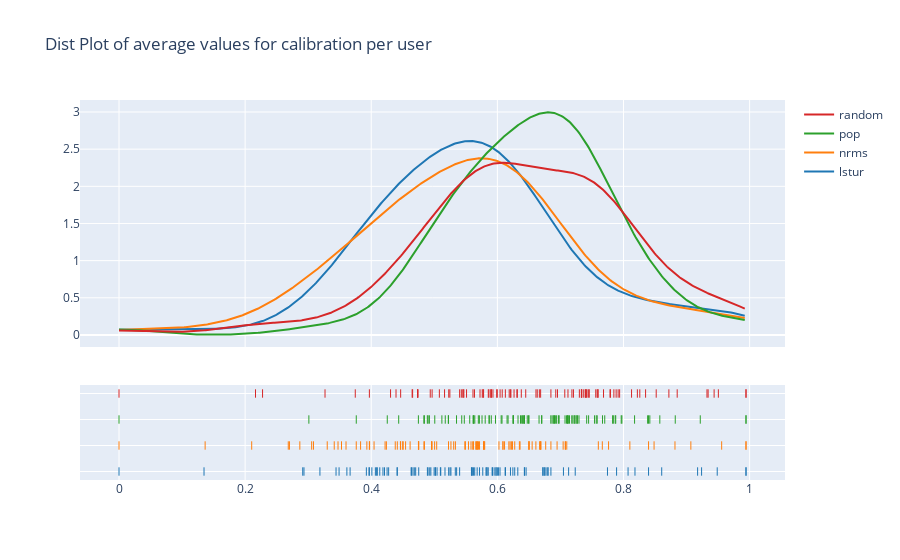
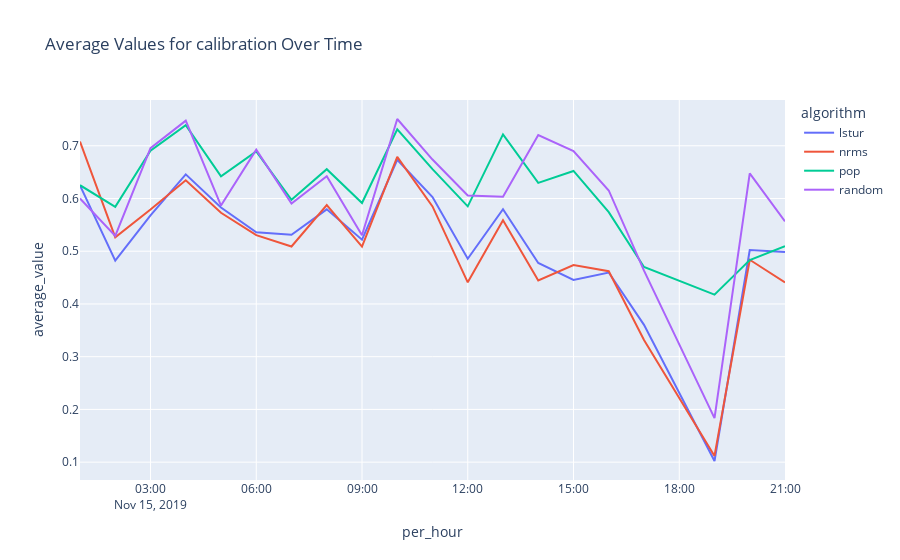

Notebook code for these charts, in order:
### Code cell
visualize_metric(predictions, metric, algorithms)

### Figure 1 — Plotly figure (JSON) as saved in the notebook; plotly's stock layout.template omitted (floating-point values rounded to 4 significant figures; data arrays with more than 128 entries replaced by an {"elided": "..."} marker saying what was removed)
{"data": [{"legendgroup": "lstur", "marker": {"color": "rgb(31, 119, 180)"}, "mode": "lines", "name": "lstur", "showlegend": true, "type": "scatter", "x": {"elided": "500 float values"}, "xaxis": "x", "y": {"elided": "500 float values"}, "yaxis": "y"}, {"legendgroup": "nrms", "marker": {"color": "rgb(255, 127, 14)"}, "mode": "lines", "name": "nrms", "showlegend": true, "type": "scatter", "x": {"elided": "500 float values"}, "xaxis": "x", "y": {"elided": "500 float values"}, "yaxis": "y"}, {"legendgroup": "pop", "marker": {"color": "rgb(44, 160, 44)"}, "mode": "lines", "name": "pop", "showlegend": true, "type": "scatter", "x": {"elided": "500 float values"}, "xaxis": "x", "y": {"elided": "500 float values"}, "yaxis": "y"}, {"legendgroup": "random", "marker": {"color": "rgb(214, 39, 40)"}, "mode": "lines", "name": "random", "showlegend": true, "type": "scatter", "x": {"elided": "500 float values"}, "xaxis": "x", "y": {"elided": "500 float values"}, "yaxis": "y"}, {"legendgroup": "lstur", "marker": {"color": "rgb(31, 119, 180)", "symbol": "line-ns-open"}, "mode": "markers", "name": "lstur", "showlegend": false, "type": "scatter", "x": [0.4632, 0.502, 0.2933, 0.5641, 0.6743, 0.5769, 0.401, 0.6799, 0.3665, 0.6725, 0.5103, 0.4945, 0.6431, 0.1348, 0.7746, 0.421, 0.6752, 0.397, 0.5589, 0.6124, 0.672, 0.6129, 0.6208, 0.4251, 0.5917, 0.9486, 0.489, 0.2913, 0.4066, 0.5015, 0.5595, 0.4135, 0.4096, 0.5096, 0.6804, 0.5228, 0.5717, 0.4086, 0.6275, 0.4683, 0.4276, 0.6324, 0.6, 0.5354, 0.4753, 0.9943, 0.4412, 0.789, 0.3186, 0.6456, 0, 0.5835, 0.7048, 0.7235, 0.6428, 0.4705, 0.6042, 0.8398, 0.5169, 0.8073, 0.5264, 0.5044, 0.4186, 0.582, 0.8182, 0.5622, 0.5949, 0.6017, 0.5333, 0.713, 0.5402, 0.9943, 0.5855, 0.5603, 0.4411, 0.5834, 0.4662, 0.4997, 0.4901, 0.568, 0.3923, 0.464, 0.6246, 0.9239, 0.6849, 0.9175, 0.3965, 0.3442, 0.349, 0.598, 0.5249, 0.3614, 0.8606, 0.5923, 0.5978, 0.6772, 0.4927], "xaxis": "x", "y": ["lstur", "lstur", "lstur", "lstur", "lstur", "lstur", "lstur", "lstur", "lstur", "lstur", "lstur", "lstur", "lstur", "lstur", "lstur", "lstur", "lstur", "lstur", "lstur", "lstur", "lstur", "lstur", "lstur", "lstur", "lstur", "lstur", "lstur", "lstur", "lstur", "lstur", "lstur", "lstur", "lstur", "lstur", "lstur", "lstur", "lstur", "lstur", "lstur", "lstur", "lstur", "lstur", "lstur", "lstur", "lstur", "lstur", "lstur", "lstur", "lstur", "lstur", "lstur", "lstur", "lstur", "lstur", "lstur", "lstur", "lstur", "lstur", "lstur", "lstur", "lstur", "lstur", "lstur", "lstur", "lstur", "lstur", "lstur", "lstur", "lstur", "lstur", "lstur", "lstur", "lstur", "lstur", "lstur", "lstur", "lstur", "lstur", "lstur", "lstur", "lstur", "lstur", "lstur", "lstur", "lstur", "lstur", "lstur", "lstur", "lstur", "lstur", "lstur", "lstur", "lstur", "lstur", "lstur", "lstur", "lstur"], "yaxis": "y2"}, {"legendgroup": "nrms", "marker": {"color": "rgb(255, 127, 14)", "symbol": "line-ns-open"}, "mode": "markers", "name": "nrms", "showlegend": false, "type": "scatter", "x": [0.5493, 0.4616, 0.2684, 0.6182, 0.6241, 0.5038, 0.422, 0.6684, 0.2104, 0.7043, 0.4836, 0.5335, 0.6552, 0.1366, 0.7664, 0.4381, 0.6501, 0.397, 0.6088, 0.6503, 0.636, 0.6947, 0.6202, 0.4499, 0.5622, 0.9557, 0.6114, 0.2703, 0.2868, 0.393, 0.5799, 0.4956, 0.3974, 0.5542, 0.667, 0.5781, 0.5717, 0.4241, 0.6275, 0.4466, 0.3831, 0.7601, 0.6681, 0.4545, 0.4413, 0.9943, 0.4045, 0.65, 0.3055, 0.6692, 0, 0.6223, 0.6766, 0.7101, 0.6349, 0.4753, 0.6089, 0.8398, 0.5609, 0.8101, 0.5668, 0.4506, 0.36, 0.5307, 0.7763, 0.5485, 0.5701, 0.4962, 0.5226, 0.7076, 0.4961, 0.9943, 0.4751, 0.5582, 0.5684, 0.5786, 0.4748, 0.4843, 0.3473, 0.579, 0.3762, 0.4463, 0.708, 0.9068, 0.6849, 0.8816, 0.3084, 0.3302, 0.3413, 0.5657, 0.5681, 0.3528, 0.8485, 0.6025, 0.5264, 0.6611, 0.5005], "xaxis": "x", "y": ["nrms", "nrms", "nrms", "nrms", "nrms", "nrms", "nrms", "nrms", "nrms", "nrms", "nrms", "nrms", "nrms", "nrms", "nrms", "nrms", "nrms", "nrms", "nrms", "nrms", "nrms", "nrms", "nrms", "nrms", "nrms", "nrms", "nrms", "nrms", "nrms", "nrms", "nrms", "nrms", "nrms", "nrms", "nrms", "nrms", "nrms", "nrms", "nrms", "nrms", "nrms", "nrms", "nrms", "nrms", "nrms", "nrms", "nrms", "nrms", "nrms", "nrms", "nrms", "nrms", "nrms", "nrms", "nrms", "nrms", "nrms", "nrms", "nrms", "nrms", "nrms", "nrms", "nrms", "nrms", "nrms", "nrms", "nrms", "nrms", "nrms", "nrms", "nrms", "nrms", "nrms", "nrms", "nrms", "nrms", "nrms", "nrms", "nrms", "nrms", "nrms", "nrms", "nrms", "nrms", "nrms", "nrms", "nrms", "nrms", "nrms", "nrms", "nrms", "nrms", "nrms", "nrms", "nrms", "nrms", "nrms"], "yaxis": "y2"}, {"legendgroup": "pop", "marker": {"color": "rgb(44, 160, 44)", "symbol": "line-ns-open"}, "mode": "markers", "name": "pop", "showlegend": false, "type": "scatter", "x": [0.5225, 0.6154, 0.6412, 0.6248, 0.7144, 0.6474, 0.6847, 0.7097, 0.5868, 0.5757, 0.4843, 0.5435, 0.6496, 0.3011, 0.7262, 0.5642, 0.7839, 0.5807, 0.643, 0.6401, 0.617, 0.7247, 0.7667, 0.6888, 0.7116, 0.9218, 0.5715, 0.606, 0.5698, 0.5562, 0.718, 0.5615, 0.3763, 0.5476, 0.7219, 0.512, 0.6924, 0.6899, 0.7568, 0.5174, 0.4889, 0.7868, 0.6255, 0.6386, 0.597, 0.9943, 0.4254, 0.7294, 0.4748, 0.7964, 0, 0.6701, 0.7416, 0.7827, 0.6868, 0.6661, 0.7073, 0.8398, 0.694, 0.8418, 0.5352, 0.6074, 0.6501, 0.7227, 0.8383, 0.7703, 0.5904, 0.7877, 0.7113, 0.727, 0.4922, 0.9943, 0.4435, 0.7126, 0.7198, 0.5622, 0.6979, 0.4902, 0.5872, 0.6906, 0.6705, 0.4834, 0.6252, 0.7975, 0.7447, 0.8821, 0.5007, 0.7541, 0.6969, 0.7583, 0.5222, 0.6367, 0.8576, 0.6328, 0.5625, 0.8176, 0.6426], "xaxis": "x", "y": ["pop", "pop", "pop", "pop", "pop", "pop", "pop", "pop", "pop", "pop", "pop", "pop", "pop", "pop", "pop", "pop", "pop", "pop", "pop", "pop", "pop", "pop", "pop", "pop", "pop", "pop", "pop", "pop", "pop", "pop", "pop", "pop", "pop", "pop", "pop", "pop", "pop", "pop", "pop", "pop", "pop", "pop", "pop", "pop", "pop", "pop", "pop", "pop", "pop", "pop", "pop", "pop", "pop", "pop", "pop", "pop", "pop", "pop", "pop", "pop", "pop", "pop", "pop", "pop", "pop", "pop", "pop", "pop", "pop", "pop", "pop", "pop", "pop", "pop", "pop", "pop", "pop", "pop", "pop", "pop", "pop", "pop", "pop", "pop", "pop", "pop", "pop", "pop", "pop", "pop", "pop", "pop", "pop", "pop", "pop", "pop", "pop"], "yaxis": "y2"}, {"legendgroup": "random", "marker": {"color": "rgb(214, 39, 40)", "symbol": "line-ns-open"}, "mode": "markers", "name": "random", "showlegend": false, "type": "scatter", "x": [0.712, 0.7395, 0.6666, 0.6317, 0.5454, 0.734, 0.7596, 0.6686, 0.508, 0.7334, 0.5469, 0.6043, 0.74, 0.2165, 0.835, 0.5781, 0.7207, 0.5867, 0.6206, 0.6077, 0.73, 0.6265, 0.8128, 0.7422, 0.4306, 0.9505, 0.5613, 0.5457, 0.5906, 0.6215, 0.7787, 0.638, 0.4735, 0.6632, 0.645, 0.5247, 0.6188, 0.5761, 0.5229, 0.4466, 0.4936, 0.7915, 0.5163, 0.631, 0.4965, 0.9943, 0.4742, 0.737, 0.7182, 0.7595, 0, 0.5897, 0.5637, 0.8259, 0.7448, 0.6612, 0.7939, 0.9342, 0.6926, 0.9437, 0.5899, 0.3747, 0.4648, 0.5402, 0.8519, 0.872, 0.822, 0.8852, 0.6127, 0.7794, 0.7411, 0.9943, 0.5856, 0.593, 0.4656, 0.756, 0.5428, 0.3267, 0.4734, 0.6954, 0.7883, 0.7684, 0.5999, 0.9324, 0.6849, 0.7457, 0.2276, 0.7332, 0.3971, 0.5989, 0.4393, 0.5725, 0.7582, 0.7847, 0.5773, 0.7069, 0.5511], "xaxis": "x", "y": ["random", "random", "random", "random", "random", "random", "random", "random", "random", "random", "random", "random", "random", "random", "random", "random", "random", "random", "random", "random", "random", "random", "random", "random", "random", "random", "random", "random", "random", "random", "random", "random", "random", "random", "random", "random", "random", "random", "random", "random", "random", "random", "random", "random", "random", "random", "random", "random", "random", "random", "random", "random", "random", "random", "random", "random", "random", "random", "random", "random", "random", "random", "random", "random", "random", "random", "random", "random", "random", "random", "random", "random", "random", "random", "random", "random", "random", "random", "random", "random", "random", "random", "random", "random", "random", "random", "random", "random", "random", "random", "random", "random", "random", "random", "random", "random", "random"], "yaxis": "y2"}], "layout": {"barmode": "overlay", "hovermode": "closest", "legend": {"traceorder": "reversed"}, "title": {"text": "Dist Plot of average values for calibration per user"}, "xaxis": {"anchor": "y2", "domain": [0, 1], "zeroline": false}, "yaxis": {"anchor": "free", "domain": [0.35, 1], "position": 0}, "yaxis2": {"anchor": "x", "domain": [0, 0.25], "dtick": 1, "showticklabels": false}}}

### Figure 2 — Plotly figure (JSON) as saved in the notebook; plotly's stock layout.template omitted (floating-point values rounded to 4 significant figures)
{"data": [{"hovertemplate": "algorithm=lstur<br>per_hour=%{x}<br>average_value=%{y}<extra></extra>", "legendgroup": "lstur", "line": {"color": "#636efa", "dash": "solid"}, "marker": {"symbol": "circle"}, "mode": "lines", "name": "lstur", "orientation": "v", "showlegend": true, "type": "scatter", "x": ["2019-11-15T01:00:00", "2019-11-15T02:00:00", "2019-11-15T03:00:00", "2019-11-15T04:00:00", "2019-11-15T05:00:00", "2019-11-15T06:00:00", "2019-11-15T07:00:00", "2019-11-15T08:00:00", "2019-11-15T09:00:00", "2019-11-15T10:00:00", "2019-11-15T11:00:00", "2019-11-15T12:00:00", "2019-11-15T13:00:00", "2019-11-15T14:00:00", "2019-11-15T15:00:00", "2019-11-15T16:00:00", "2019-11-15T17:00:00", "2019-11-15T19:00:00", "2019-11-15T20:00:00", "2019-11-15T21:00:00"], "xaxis": "x", "y": [0.6246, 0.4822, 0.568, 0.6457, 0.5829, 0.5358, 0.5313, 0.5794, 0.5218, 0.6734, 0.6027, 0.4857, 0.5796, 0.4777, 0.4456, 0.4595, 0.3604, 0.1022, 0.5023, 0.4987], "yaxis": "y"}, {"hovertemplate": "algorithm=nrms<br>per_hour=%{x}<br>average_value=%{y}<extra></extra>", "legendgroup": "nrms", "line": {"color": "#EF553B", "dash": "solid"}, "marker": {"symbol": "circle"}, "mode": "lines", "name": "nrms", "orientation": "v", "showlegend": true, "type": "scatter", "x": ["2019-11-15T01:00:00", "2019-11-15T02:00:00", "2019-11-15T03:00:00", "2019-11-15T04:00:00", "2019-11-15T05:00:00", "2019-11-15T06:00:00", "2019-11-15T07:00:00", "2019-11-15T08:00:00", "2019-11-15T09:00:00", "2019-11-15T10:00:00", "2019-11-15T11:00:00", "2019-11-15T12:00:00", "2019-11-15T13:00:00", "2019-11-15T14:00:00", "2019-11-15T15:00:00", "2019-11-15T16:00:00", "2019-11-15T17:00:00", "2019-11-15T19:00:00", "2019-11-15T20:00:00", "2019-11-15T21:00:00"], "xaxis": "x", "y": [0.708, 0.5264, 0.579, 0.6346, 0.5729, 0.5305, 0.509, 0.5874, 0.5086, 0.6789, 0.5849, 0.4409, 0.5586, 0.4447, 0.4738, 0.4621, 0.3317, 0.1118, 0.4838, 0.4407], "yaxis": "y"}, {"hovertemplate": "algorithm=pop<br>per_hour=%{x}<br>average_value=%{y}<extra></extra>", "legendgroup": "pop", "line": {"color": "#00cc96", "dash": "solid"}, "marker": {"symbol": "circle"}, "mode": "lines", "name": "pop", "orientation": "v", "showlegend": true, "type": "scatter", "x": ["2019-11-15T01:00:00", "2019-11-15T02:00:00", "2019-11-15T03:00:00", "2019-11-15T04:00:00", "2019-11-15T05:00:00", "2019-11-15T06:00:00", "2019-11-15T07:00:00", "2019-11-15T08:00:00", "2019-11-15T09:00:00", "2019-11-15T10:00:00", "2019-11-15T11:00:00", "2019-11-15T12:00:00", "2019-11-15T13:00:00", "2019-11-15T14:00:00", "2019-11-15T15:00:00", "2019-11-15T16:00:00", "2019-11-15T17:00:00", "2019-11-15T19:00:00", "2019-11-15T20:00:00", "2019-11-15T21:00:00"], "xaxis": "x", "y": [0.6252, 0.5843, 0.6906, 0.7391, 0.6422, 0.6893, 0.5974, 0.6555, 0.5913, 0.7312, 0.6556, 0.5851, 0.7215, 0.6296, 0.6522, 0.5741, 0.4701, 0.4176, 0.4833, 0.5094], "yaxis": "y"}, {"hovertemplate": "algorithm=random<br>per_hour=%{x}<br>average_value=%{y}<extra></extra>", "legendgroup": "random", "line": {"color": "#ab63fa", "dash": "solid"}, "marker": {"symbol": "circle"}, "mode": "lines", "name": "random", "orientation": "v", "showlegend": true, "type": "scatter", "x": ["2019-11-15T01:00:00", "2019-11-15T02:00:00", "2019-11-15T03:00:00", "2019-11-15T04:00:00", "2019-11-15T05:00:00", "2019-11-15T06:00:00", "2019-11-15T07:00:00", "2019-11-15T08:00:00", "2019-11-15T09:00:00", "2019-11-15T10:00:00", "2019-11-15T11:00:00", "2019-11-15T12:00:00", "2019-11-15T13:00:00", "2019-11-15T14:00:00", "2019-11-15T15:00:00", "2019-11-15T16:00:00", "2019-11-15T17:00:00", "2019-11-15T19:00:00", "2019-11-15T20:00:00", "2019-11-15T21:00:00"], "xaxis": "x", "y": [0.5999, 0.5289, 0.6954, 0.7475, 0.5866, 0.6926, 0.5905, 0.6423, 0.5304, 0.7507, 0.6738, 0.6057, 0.6034, 0.7204, 0.6899, 0.6152, 0.4631, 0.1835, 0.6478, 0.5566], "yaxis": "y"}], "layout": {"legend": {"title": {"text": "algorithm"}, "tracegroupgap": 0}, "title": {"text": "Average Values for calibration Over Time"}, "xaxis": {"anchor": "y", "domain": [0, 1], "title": {"text": "per_hour"}}, "yaxis": {"anchor": "x", "domain": [0, 1], "title": {"text": "average_value"}}}}
